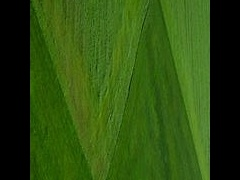
#> input picture backend/dataset/high/high1_aug1_aug29.jpg, 240 x 180 px; its folder holds 3 pictures in this run
$ python augment_images.py
#> lines starting #> are read from the running program, lines starting #| are printed output that depends on the picture; pictures that were not available may be replaced by others from this repository, and a replacement may not be noted
import cv2
import numpy as np
import os
import random

AUG_PER_IMAGE = 50  # Number of augmentations per original image
DATASET_DIR = os.path.join(os.path.dirname(__file__), 'dataset')
CLASSES = ['low', 'medium', 'high']

# Augmentation functions
def random_flip(img):
    if random.random() > 0.5:
        img = cv2.flip(img, 1)  # Horizontal
    if random.random() > 0.5:
        img = cv2.flip(img, 0)  # Vertical
    return img

def random_rotate(img):
    angle = random.choice([0, 90, 180, 270])
    if angle == 0:
        return img
    h, w = img.shape[:2]
    M = cv2.getRotationMatrix2D((w/2, h/2), angle, 1)
    return cv2.warpAffine(img, M, (w, h))

def random_brightness(img):
    value = random.randint(-40, 40)
    hsv = cv2.cvtColor(img, cv2.COLOR_BGR2HSV)
    h, s, v = cv2.split(hsv)
    v = v.astype(np.int16) + value
    v = np.clip(v, 0, 255).astype(np.uint8)
    hsv = cv2.merge((h, s, v))
    return cv2.cvtColor(hsv, cv2.COLOR_HSV2BGR)

def random_contrast(img):
    alpha = random.uniform(0.7, 1.3)
    img = cv2.convertScaleAbs(img, alpha=alpha, beta=0)
    return img

def augment_and_save(img, out_path, base_name, idx):
    aug_img = img.copy()
    aug_img = random_flip(aug_img)
    aug_img = random_rotate(aug_img)
    aug_img = random_brightness(aug_img)
    aug_img = random_contrast(aug_img)
    cv2.imwrite(os.path.join(out_path, f"{base_name}_aug{idx}.jpg"), aug_img)

if __name__ == "__main__":
    # Count current total images
    total_images = 0
    class_image_files = {}
    for cls in CLASSES:
        folder = os.path.join(DATASET_DIR, cls)
        images = [f for f in os.listdir(folder) if f.lower().endswith((".jpg", ".jpeg", ".png"))]
        class_image_files[cls] = images
        total_images += len(images)
#> pass 2 of the loop `for cls in CLASSES:`:
#> pass 3 of the loop `for cls in CLASSES:`:

    target_total = 10000
    needed = target_total - total_images
    if needed <= 0:
        print(f"No augmentation needed. Current total: {total_images}")
    else:
        print(f"Current total: {total_images}. Augmenting {needed} more images to reach {target_total}.")
        # Flatten all image file info for random selection
        all_image_tuples = []
        for cls in CLASSES:
            folder = os.path.join(DATASET_DIR, cls)
            for img_name in class_image_files[cls]:
                all_image_tuples.append((cls, folder, img_name))
        # Randomly select images to augment
        selected = random.choices(all_image_tuples, k=needed)
        for idx, (cls, folder, img_name) in enumerate(selected):
            img_path = os.path.join(folder, img_name)
            img = cv2.imread(img_path)
#> img is the input picture: shape (180, 240, 3); mean B, G, R 15.2, 77.6, 45.5
            base_name = os.path.splitext(img_name)[0]
            augment_and_save(img, folder, base_name, f"auto{idx}")
#> in random_flip, `img = cv2.flip(img, 1)`:
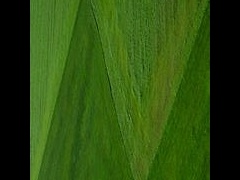
#> img: shape (180, 240, 3); mean of channels 0, 1, 2 15.2, 77.6, 45.5; drawn as B, G, R
#> in random_flip, `img = cv2.flip(img, 0)`:
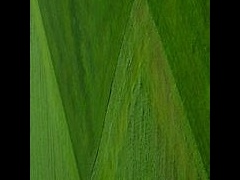
#> img: shape (180, 240, 3); mean of channels 0, 1, 2 15.2, 77.6, 45.5; drawn as B, G, R
#> in random_rotate, `return cv2.warpAffine(img, M, (w, h))`:
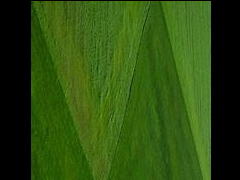
#> returned value: shape (180, 240, 3); mean of channels 0, 1, 2 15.1, 77.2, 45.3; drawn as B, G, R
#> in random_brightness, `hsv = cv2.cvtColor(img, cv2.COLOR_BGR2HSV)`: hsv: shape (180, 240, 3); mean H, S, V 38.8, 172, 77.2
#> in random_brightness, `h, s, v = cv2.split(hsv)`:
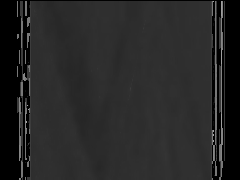
#> h: shape (180, 240); min 0, max 165, mean 38.8
#> in random_brightness, `h, s, v = cv2.split(hsv)`:
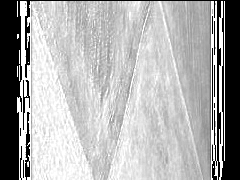
#> s: shape (180, 240); min 0, max 255, mean 172
#> in random_brightness, `h, s, v = cv2.split(hsv)`:
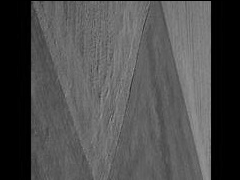
#> v: shape (180, 240); min 0, max 157, mean 77.2
#> in random_brightness, `v = v.astype(np.int16) + value`:
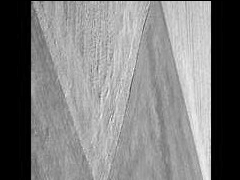
#> v: shape (180, 240) int16; min -7, max 150, mean 70.2; drawn with min black and max white
#> in random_brightness, `hsv = cv2.merge((h, s, v))`: hsv: shape (180, 240, 3); mean H, S, V 38.8, 172, 71.9
#> pass 2 of the loop `for idx, (cls, folder, img_name) in enumerate(selected):`:
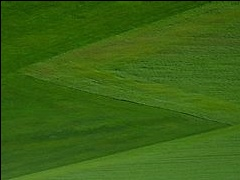
#> input picture backend/dataset/high/high1_aug10.jpg, 240 x 180 px
#> img is the input picture: shape (180, 240, 3); mean B, G, R 19.1, 98.7, 57.7
#> in random_brightness (call 2), `v = np.clip(v, 0, 255).astype(np.uint8)`:
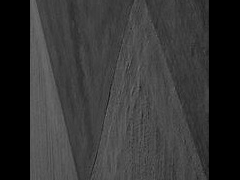
#> v: shape (180, 240); min 0, max 122, mean 52.5
#> in random_brightness (call 2), `return cv2.cvtColor(hsv, cv2.COLOR_HSV2BGR)`:
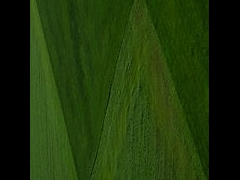
#> returned value: shape (180, 240, 3); mean B, G, R 10, 52.5, 30.6
#> pass 3 of the loop `for idx, (cls, folder, img_name) in enumerate(selected):`:
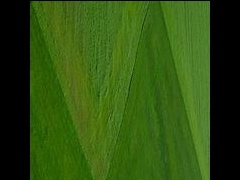
#> input picture backend/dataset/high/high1_aug0_aug33.jpg, 240 x 180 px
#> img is the input picture: shape (180, 240, 3); mean B, G, R 15.8, 80.3, 47.2
#> in random_brightness (call 3), `v = np.clip(v, 0, 255).astype(np.uint8)`:
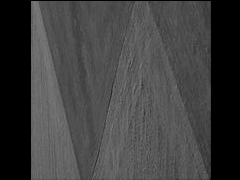
#> v: shape (180, 240); min 0, max 131, mean 63.7
#> in random_brightness (call 3), `return cv2.cvtColor(hsv, cv2.COLOR_HSV2BGR)`:
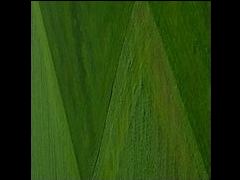
#> returned value: shape (180, 240, 3); mean B, G, R 12.3, 63.7, 37.2
        print("Augmentation complete!")
